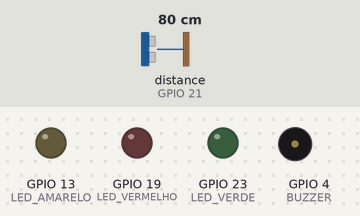
The sketch below on a simulated ESP32. Shown: output pins drawn as LEDs (lit = HIGH), buzzer (waves = sounding). The inputs (shaded band) are chosen by the test bench; at power-on: distance to the obstacle (sensor on GPIO 21) 80 cm. The echo pulse lasts 58.3 µs per cm; nothing arrives over Bluetooth unless stated; a phone connects over Bluetooth LE 3 s after start; pins used as bus, display or sensor lines are not drawn; what the sketch prints to the serial monitor is not drawn.

Above: at 1.2 s.
1.3 s: distance to the obstacle (sensor on GPIO 21) set to 55 cm
6.5 s: distance to the obstacle (sensor on GPIO 21) set to 46 cm
At 11.2 s:
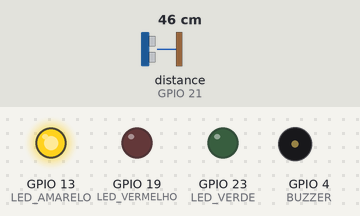
11.5 s: distance to the obstacle (sensor on GPIO 21) set to 60 cm
At 16.2 s:
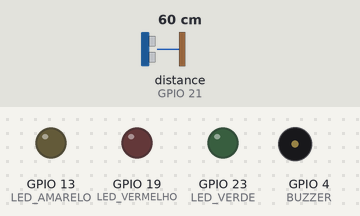
16.5 s: distance to the obstacle (sensor on GPIO 21) set to 2 cm
At 30.7 s:
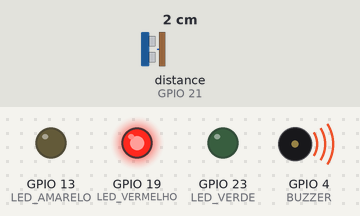
Timing chart, 0 to 32.2 s (numbered marks = the images above; inputs shaded):
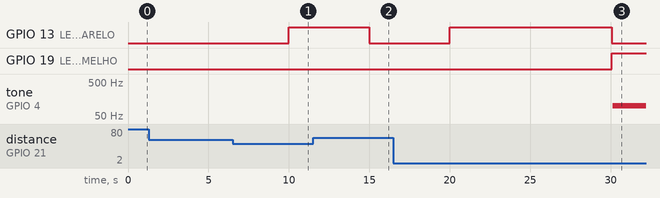

Measured:
- the behaviour switches between 50 and 49 cm on distance to the obstacle (sensor on GPIO 21) (found by bisection; images 0 and 1)
- after the input at 6.5 s, GPIO 13 (LED_AMARELO): LOW → HIGH after 3.5 s
- after the input at 11.5 s, GPIO 13 (LED_AMARELO): HIGH → LOW after 3.5 s
- after the input at 16.5 s, GPIO 13 (LED_AMARELO): LOW → HIGH after 3.5 s, → LOW 10.1 s later; GPIO 19 (LED_VERMELHO): LOW → HIGH after 13.6 s; tone on GPIO 4 (BUZZER): silent → 100 Hz after 13.6 s

The sketch:

ESP32_PRINCIPAL.ino
```cpp
#include <Arduino.h>
#include <BLEDevice.h>
#include <BLEServer.h>
#include <BLEUtils.h>

// ================= BLE =================
#define SERVICE_UUID "12345678-1234-1234-1234-123456789abc"
#define CHAR_UUID    "abcdef01-1234-1234-1234-123456789abc"

volatile bool liberarVagaFlag = false;

// ================= PINOS =================
#define TRIG_PIN     22
#define ECHO_PIN     21
#define LED_VERMELHO 19
#define LED_VERDE    23
#define LED_AMARELO  13
#define BUZZER       4
#define TRIGGER_CAM  18

// ================= CONSTANTES =================
const float LIMITE_CM = 50.0;
const float MIN_CM    = 2.0;

const unsigned long INTERVALO_SENSOR_ms   = 5000;
const unsigned long TEMPO_AUTENTICACAO_ms = 10000;
//const unsigned long TEMPO_BUZZER_NEGATIVO = 60UL * 1000UL; //1 min
//const unsigned long TEMPO_BUZZER_NEGATIVO = 30UL * 1000UL; // 30s
const unsigned long TEMPO_BUZZER_ON = 10UL * 1000UL; // 10s

unsigned long ultimoTempoSensor = 0;

// ================= ESTADOS =================
enum Estado {
    RESET_STATE,
    S1_AGUARDA_CARRO,
    S4_VERIFICA_PLACA,
    S3_EVENTO_POSITIVO,
    S2_EVENTO_NEGATIVO,
    S5_VERIFICA_CAMERA
};

Estado estadoAtual        = RESET_STATE;
unsigned long tempoInicioEstado   = 0;
unsigned long tempoInicioOcupacao = 0;

bool p = false;
bool L = false;

// ================= BLE CALLBACK =================
class CallbackVaga : public BLECharacteristicCallbacks {
    void onWrite(BLECharacteristic *pChar) override {
        String valor = pChar->getValue();
        if (valor.length() > 0 && (uint8_t)valor[0] == 0x01) {
            liberarVagaFlag = true;
        }
    }
};

void iniciarBLE() {
    BLEDevice::init("VAGA-TA");
    BLEServer  *pServer  = BLEDevice::createServer();
    BLEService *pService = pServer->createService(SERVICE_UUID);

    BLECharacteristic *pChar = pService->createCharacteristic(
        CHAR_UUID,
        BLECharacteristic::PROPERTY_WRITE
    );
    pChar->setCallbacks(new CallbackVaga());

    pService->start();
    BLEDevice::getAdvertising()->start();
    Serial.println("BLE aguardando conexao...");
}

// ================= FUNÇÕES AUXILIARES =================
void mudarEstado(Estado novoEstado) {
    estadoAtual = novoEstado;
    tempoInicioEstado = millis();
    Serial.print("Mudando para estado: ");
    Serial.println(novoEstado);
}

float medirDistancia() {
    digitalWrite(TRIG_PIN, LOW);
    delayMicroseconds(2);
    digitalWrite(TRIG_PIN, HIGH);
    delayMicroseconds(10);
    digitalWrite(TRIG_PIN, LOW);

    long tempoEcho = pulseIn(ECHO_PIN, HIGH, 25000);

    if (tempoEcho == 0) {
        Serial.println("Sem leitura ou fora do alcance");
        return -1;
    }

    float distanciaCm = tempoEcho / 58.0;
    Serial.print("Distancia: ");
    Serial.print(distanciaCm);
    Serial.println(" cm");
    return distanciaCm;
}

bool sensorVagaOcupada() {
    float d = medirDistancia();
    if (d < 0) return false;
    return (d >= MIN_CM && d <= LIMITE_CM);
}

void atualizarSensorPorMillis() {
    unsigned long agora = millis();
    if (agora - ultimoTempoSensor >= INTERVALO_SENSOR_ms) {
        ultimoTempoSensor = agora;
        p = sensorVagaOcupada();
        Serial.print("p = ");
        Serial.println(p);
    }
}

void ligaBuzzer(){
    unsigned long inicio = millis();

    while (millis() - inicio < TEMPO_BUZZER_ON) {
        digitalWrite(BUZZER, HIGH);
        delay(5); // metade do período (5 ms)

        digitalWrite(BUZZER, LOW);
        delay(5); // metade do período (5 ms)
    }
    digitalWrite(BUZZER, LOW); // garante que termina desligado
}

// ================= SETUP =================
void setup() {
    Serial.begin(115200);

    pinMode(TRIG_PIN,     OUTPUT);
    pinMode(ECHO_PIN,     INPUT);
    pinMode(LED_VERMELHO, OUTPUT);
    pinMode(LED_AMARELO, OUTPUT);
    pinMode(LED_VERDE,    OUTPUT);
    pinMode(BUZZER,    OUTPUT);
    pinMode(TRIGGER_CAM,    OUTPUT);

    digitalWrite(TRIG_PIN,     LOW);
    digitalWrite(LED_VERMELHO, LOW);
    digitalWrite(LED_AMARELO,    LOW);
    digitalWrite(LED_VERDE,    LOW);
    digitalWrite(BUZZER,    LOW);
    digitalWrite(TRIGGER_CAM,    LOW);

    iniciarBLE();
    mudarEstado(RESET_STATE);

    Serial.println("Sistema iniciado");
}

// ================= LOOP =================
void loop() {
    atualizarSensorPorMillis();

    unsigned long agora = millis();

    switch (estadoAtual) {

        case RESET_STATE:
            digitalWrite(LED_VERMELHO, LOW);
            digitalWrite(LED_VERDE,    LOW);
            digitalWrite(LED_AMARELO,    LOW);
            digitalWrite(BUZZER,    LOW);
            digitalWrite(TRIGGER_CAM,    LOW);
            if (p == false) {
                mudarEstado(S1_AGUARDA_CARRO);
            }
            break;

        case S1_AGUARDA_CARRO:
            digitalWrite(LED_VERMELHO, LOW);
            digitalWrite(LED_VERDE,    LOW);
            digitalWrite(LED_AMARELO,    LOW);
            digitalWrite(BUZZER,    LOW);
            digitalWrite(TRIGGER_CAM,    LOW);
            if (p == false) {
                delay(1);
                break;
            } else {
                mudarEstado(S4_VERIFICA_PLACA);
            }
            break;

        case S4_VERIFICA_PLACA:
            digitalWrite(LED_VERMELHO, LOW);
            digitalWrite(LED_AMARELO,    HIGH);
            digitalWrite(LED_VERDE,    LOW);
            Serial.println("Aguardando autenticacao BLE...");

            // Recebeu comando 0x01 via BLE do app
            if (liberarVagaFlag) {
                liberarVagaFlag = false;
                L = true;
            }

            if (p == false && L == false && (agora - tempoInicioEstado) >= (TEMPO_AUTENTICACAO_ms / 5)) {
                mudarEstado(S1_AGUARDA_CARRO);
            } else if (p == true && L == false && (agora - tempoInicioEstado) > TEMPO_AUTENTICACAO_ms) {
                mudarEstado(S5_VERIFICA_CAMERA);
            } else if (L == true) {
                L = false;
                mudarEstado(S3_EVENTO_POSITIVO);
            }
            break;

        case S5_VERIFICA_CAMERA:
            //
            digitalWrite(TRIGGER_CAM, HIGH);
            delay(50);
            digitalWrite(TRIGGER_CAM, LOW);
            mudarEstado(S2_EVENTO_NEGATIVO);
            break;

        case S3_EVENTO_POSITIVO:
            digitalWrite(LED_VERMELHO, LOW);
            digitalWrite(LED_AMARELO,    LOW);
            digitalWrite(LED_VERDE,    HIGH);
            Serial.println("Vaga liberada via app!");
            delay(1);
            if (p == false) {
                mudarEstado(S1_AGUARDA_CARRO);
            }
            break;

        case S2_EVENTO_NEGATIVO:
            digitalWrite(LED_VERMELHO, HIGH);
            digitalWrite(LED_AMARELO,    LOW);
            digitalWrite(LED_VERDE,    LOW);
            Serial.println("Notificacao: objeto bloqueando a vaga");
            ligaBuzzer();
            /*
            if (agora - tempoInicioEstado <= TEMPO_BUZZER_NEGATIVO) {
                ligaBuzzer();
                mudarEstado(S2_EVENTO_NEGATIVO);
            }
            */
            if (p == false) {
                mudarEstado(S1_AGUARDA_CARRO);
            }
            break;
    }
}
```
